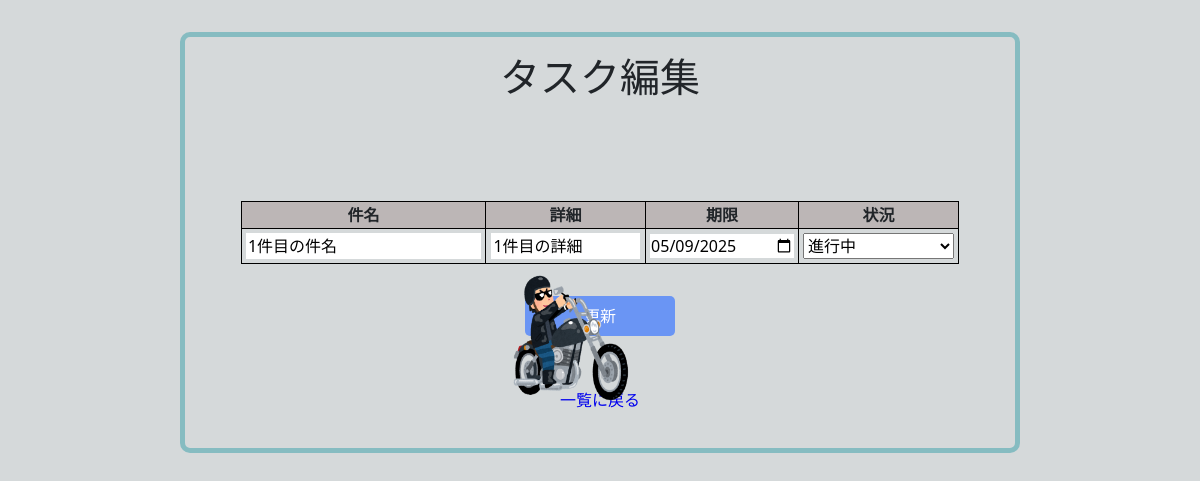
Page /1/todo_edit on the committed database.
### tables this page shows
CREATE TABLE todo (
        id integer primary key autoincrement,
        title text not null,
        detail text,
        deadline date,
        status text not null
);

### app.py (the view, shortened to what this page needs)
@app.route("/<id>/todo_edit", methods=["GET", "POST"])
def edit(id):
  post = get_db().execute("SELECT id,title,detail,deadline,status FROM todo WHERE id=?",(id,)).fetchone()
  return render_template("todo_edit.html",post=post)

### app.py (called while the page is built)
def connect_db():
  rv = sqlite3.connect(DATABASE)
  rv.row_factory = sqlite3.Row
  return rv

def get_db():
  if not hasattr(g,'sqlite.db'):
    g.sqlite_db = connect_db()
  return g.sqlite_db

### templates/todo_edit.html (shortened to what this page needs)
{% extends "base.html" %}
{% block content %}
<div class="border1">
  <h1>タスク編集</h1>
  <form method="POST">
    <table border="1" class="sub_table">
      <tr class="first_record"><th>件名</th><th>詳細</th><th>期限</th><th>状況</th></tr>
      <tr>
        <td>
          {% set t_value = title if title else (post.title if post else '') %}
          <input type="text" name="title" id="title" value="{{t_value}}">
        </td>
        <td class="l_tb">
          {% set d_value = detail if detail else (post.detail if post else '') %}
          <input type="text" name="detail" id="detail" value="{{d_value}}">
        </td>
        <td>
          {% set dead_value = deadline if deadline else (post.deadline if post else '') %}
          <input type="date" name="deadline" id="deadline" value="{{deadline or post.deadline}}">
        </td>
        <td>
          <select name="status" id="status">
            {% set s_value = status if status else (post.status if post else '') %}
            <option value="進行中" {% if s_value == '進行中'%}selected{% endif %}>進行中</option>
          </select>
        </td>
      </tr>
    </table>
    <input type="submit" value="更新" class="update_btn">
  </form>
  <div class="back">
    <a href="/">一覧に戻る</a>
  </div>
  <div class="chara03">
    <img  src="{{ url_for('static', filename='images/bike.png') }}" alt="" class="chara_img">
  </div>
</div>
{% endblock %}

### static/css/style.css (style rules this page uses)
body { background: #d5d9da; }
.border1 { border: solid 5px rgba(6, 139, 154, 0.379); width: 70%; margin: 32px auto; padding: 16px 16px 32px; position: relative; border-radius: 10px; }
h1 { text-align: center; }
a { display: block; border-radius: 4px; transition: 1.2s; padding: 4px 8px; text-decoration: none; color: #0000ee; }
table { border-collapse: collapse; margin: 16px auto; width:90%; border: 1px solid #000; }
.sub_table { margin-top: 100px; }
.first_record { background-color:#bcb6b6; }
.l_tb { width: 400px; }
.regist_btn, .update_btn { cursor: pointer; padding: 8px; width: 150px; background: #3f79ffb5; color: #fff; border-radius: 5px; display: block; margin: 32px auto 48px; transition: 0.8s; border: none; text-align: center; }
.back { margin-top: 16px; margin-left: auto; margin-right: auto; width: 120px; text-align: center; }
th { border: 1px solid #000; text-align: center; }
td { padding: 4px; text-align: center; border:1px solid #000 }
#detail { width:98%; }
input { border: none; }
.chara03 { position: absolute; bottom: 10%; left: 0%; z-index: 100; width: 150px; will-change: transform; transform-origin: center; backface-visibility: hidden; }
.chara_img { height: 140px; width: 120px; display: block; pointer-events: none; }

### rows in the picture
todo: title "1件目の件名", detail "1件目の詳細", deadline "05/09/2025", status "進行中"
